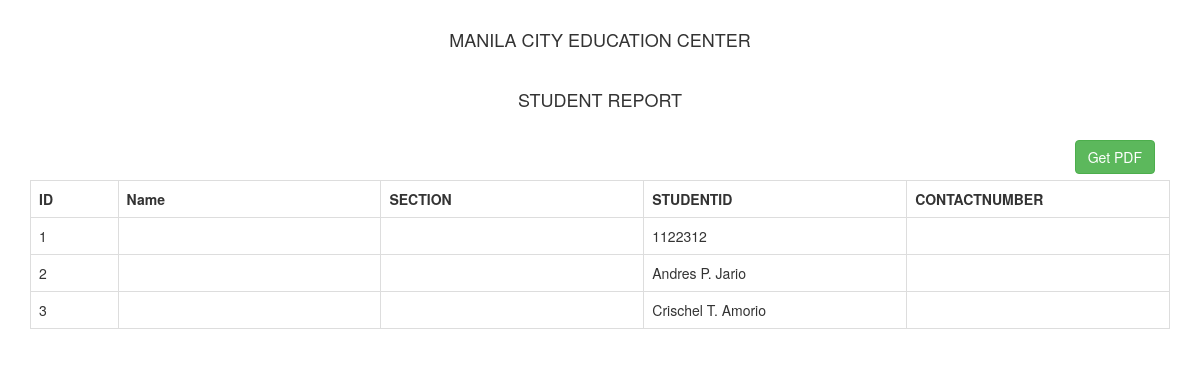
Page /report/index.php on the committed database.
### tables this page shows
CREATE TABLE `table_student` (
  `ID` int(11) NOT NULL,
  `STUDENTID` varchar(250) NOT NULL,
  `FIRSTNAME` varchar(250) NOT NULL,
  `MNAME` varchar(250) NOT NULL,
  `LASTNAME` varchar(250) NOT NULL,
  `AGE` varchar(250) NOT NULL,
  `GENDER` varchar(250) NOT NULL
);

### report/index.php (the view, shortened to what this page needs)
<?php
 function fetch_data()
 {
      $output = '';
      $conn = mysqli_connect("localhost", "root", "", "qrcodedb");
      $sql = "SELECT * FROM table_student ORDER BY id ASC";
      $result = mysqli_query($conn, $sql);
      while($row = mysqli_fetch_array($result))
      {
      $output .= '<tr>
                          <td>'.$row["ID"].'</td>
                          <td>'.$row["Name"].'</td>
                          <td>'.$row["SECTION"].'</td>
                          <td>'.$row["STUDENTID"].'</td>
                          <td>'.$row["CONTACTNUMBER"].'</td>
                     </tr>
                          ';
      }
      return $output;
 }
 ?>
 <!DOCTYPE html>
 <html>
      <head>
           <link rel="stylesheet" href="https://maxcdn.bootstrapcdn.com/bootstrap/3.3.6/css/bootstrap.min.css" />
      </head>
      <body>
           <br />
           <div class="container">
                <h4 align="center">MANILA CITY EDUCATION CENTER</h4><br />
                  <h4 align="center">STUDENT REPORT</h4><br />
                <div class="table-responsive">
                	<div class="col-md-12" align="right">
                     <form method="post">
                          <input type="submit" name="generate_pdf" class="btn btn-success" value="Get PDF" />
                     </form>
                     </div>
                     <br/>
                     <br/>
                     <table class="table table-bordered">
                          <tr>
                               <th width="5%">ID</th>
                               <th width="15%">Name</th>
                               <th width="15%">SECTION</th>
                               <th width="15%">STUDENTID</th>
                               <th width="15%">CONTACTNUMBER</th>
                          </tr>
                     <?php
                     echo fetch_data();
                     ?>
                     </table>
                </div>
           </div>
      </body>
 </html>

### rows in the picture
table_student: ID "1", STUDENTID "1122312"
table_student: ID "2", STUDENTID "Andres P. Jario"
table_student: ID "3", STUDENTID "Crischel T. Amorio"
